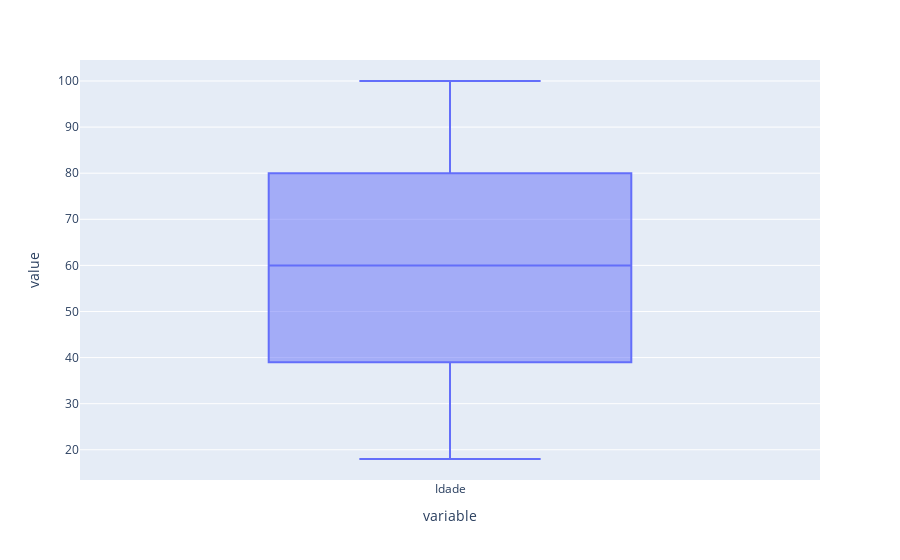

The code cell stored with this chart in its notebook:
### Code cell
fig=px.box(df_masculino['Idade'])
fig.show()

### Figure 1 — Plotly figure (JSON) as saved in the notebook; plotly's stock layout.template omitted (floating-point values rounded to 4 significant figures; data arrays with more than 128 entries replaced by an {"elided": "..."} marker saying what was removed)
{"data": [{"alignmentgroup": "True", "hovertemplate": "variable=%{x}<br>value=%{y}<extra></extra>", "legendgroup": "", "marker": {"color": "#636efa"}, "name": "", "notched": false, "offsetgroup": "", "orientation": "v", "showlegend": false, "type": "box", "x": {"elided": "10194 str values"}, "x0": " ", "xaxis": "x", "y": {"elided": "10194 int values"}, "y0": " ", "yaxis": "y"}], "layout": {"boxmode": "group", "legend": {"tracegroupgap": 0}, "margin": {"t": 60}, "xaxis": {"anchor": "y", "domain": [0, 1], "title": {"text": "variable"}}, "yaxis": {"anchor": "x", "domain": [0, 1], "title": {"text": "value"}}}}
